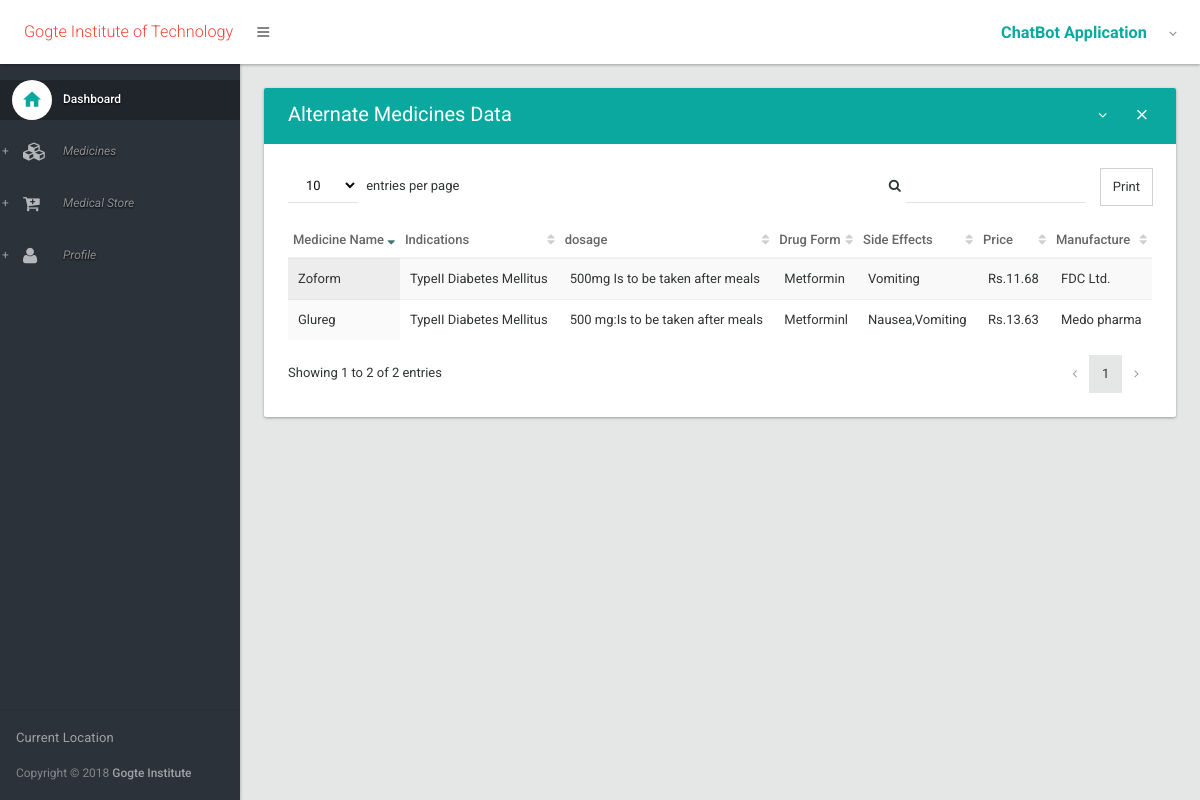
/order/alternativeMedicine/Gluformin_G1/ (signed in), run on the app's committed database.
### orders/models.py (models this page shows)
class Medicines (models.Model):
    name = models.CharField(max_length=200)
    indication = models.CharField(max_length=200)
    dosage = models.CharField(max_length=200)
    drug_form = models.CharField(max_length=200)
    side_effects = models.CharField(max_length=200)
    price = models.CharField(max_length=50)
    manufacture = models.CharField(max_length=200)
    alternative_medicines = models.CharField(max_length=500)

### orders/views.py (the view)
# urls.py: url(r'^order/alternativeMedicine/(?P<medicine_name>\w+)/$', my_order.show, name='alternativeMedicine'),
@login_required
def show(request, medicine_name):
    MedicinesModel = Medicines.objects.filter(name=medicine_name)
    alternativeTemp=[i.alternative_medicines for i in  MedicinesModel]
    for altMedArr in alternativeTemp:
        medicineAlternative = altMedArr.split(",")
    fullMedicinesModel = Medicines.objects.all()
    return render(request, 'show.html', {'medicineAlternative': medicineAlternative, 'medicines': fullMedicinesModel})

### orders/templates/show.html (shortened to what this page needs)
{% extends 'layout.html' %}
{% block body %}
                <section>
                    <div class="section-body">
                        <div class="row">
                            <div class="col-lg-12">
                                <div class="card">
                                    <div class="card-head style-primary">
                                        <header>Alternate Medicines Data</header>
                                        <div class="tools">
                                            <a class="btn btn-icon-toggle btn-collapse"><i class="fa fa-angle-down"></i></a>
                                            <a class="btn btn-icon-toggle btn-close"><i class="md md-close"></i></a>
                                        </div>
                                    </div>
                                    <div class="card-body">
                                        <div class="table-responsive">
                                            <table id="datatable2" class="table table-striped table-condensed order-column hover" width="100%">
                                                <thead>
                                                    <tr>
                                                        <th>Medicine Name</th>
                                                        <th>Indications</th>
                                                        <th>dosage</th>
                                                        <th>Drug Form</th>
                                                        <th>Side Effects</th>
                                                        <th>Price</th>
                                                        <th>Manufacture</th>
                                                    </tr>
                                                </thead>
                                                <tbody>
                                                    {% for altMed in medicineAlternative %}
                                                    {% for medicine in medicines %}
                                                    {% if medicine.name == altMed %}
                                                        <tr >
                                                            <td>{{ medicine.name }}</td>
                                                            <td>{{ medicine.indication }}</td>
                                                            <td>{{ medicine.dosage }}</td>
                                                            <td>{{ medicine.drug_form }}</td>
                                                            <td>{{ medicine.side_effects }}</td>
                                                            <td>{{ medicine.price }}</td>
                                                            <td>{{ medicine.manufacture }}</td>
                                                        </tr>
                                                    {% endif %}
                                                    {% endfor %}
                                                    {% endfor %}
                                                </tbody>
                                            </table>
                                        </div>
                                    </div>
                                </div>
                            </div>
                        </div>
                    </div>
                </section>
{% endblock %}

### data on the page
Medicines: name "Zoform", indication "TypeII Diabetes Mellitus", dosage "500mg Is to be taken after meals", drug_form "Metformin", side_effects "Vomiting", price "Rs.11.68", manufacture "FDC Ltd."
Medicines: name "Glureg", indication "TypeII Diabetes Mellitus", dosage "500 mg:Is to be taken after meals", drug_form "Metforminl", side_effects "Nausea,Vomiting", price "Rs.13.63", manufacture "Medo pharma"
